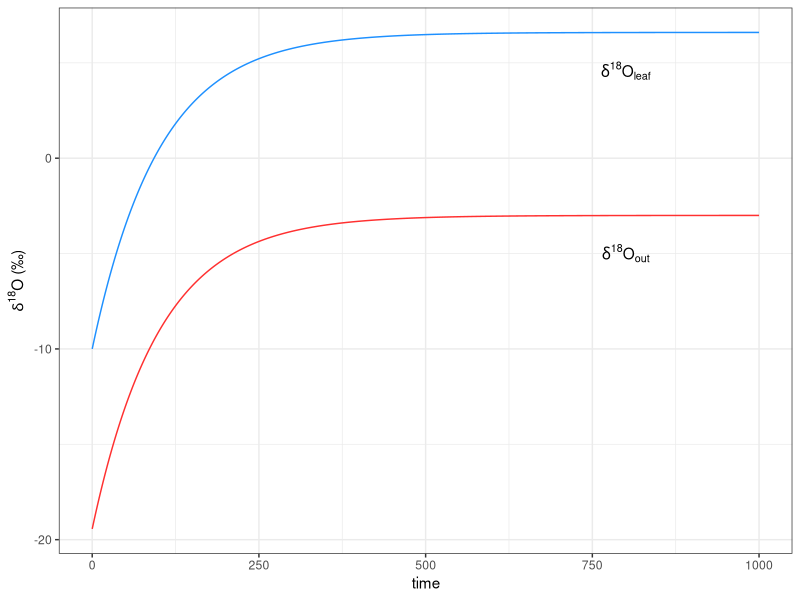
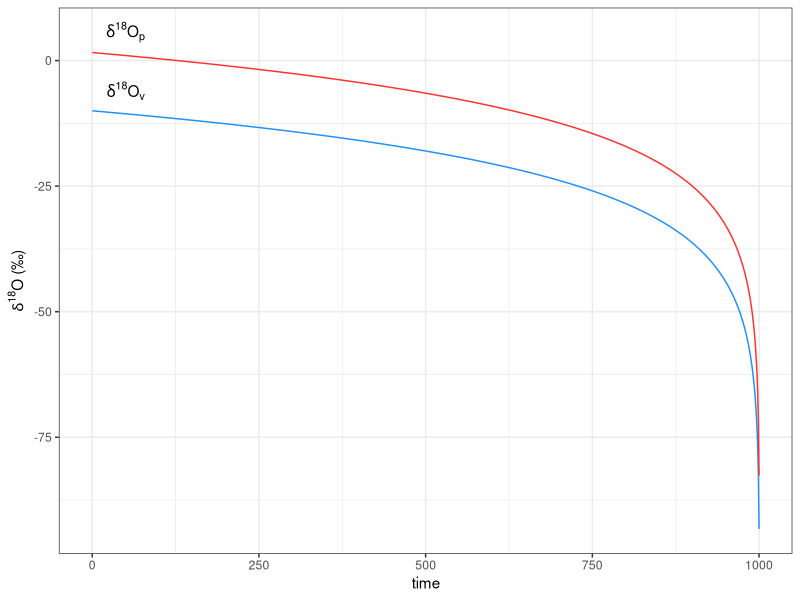
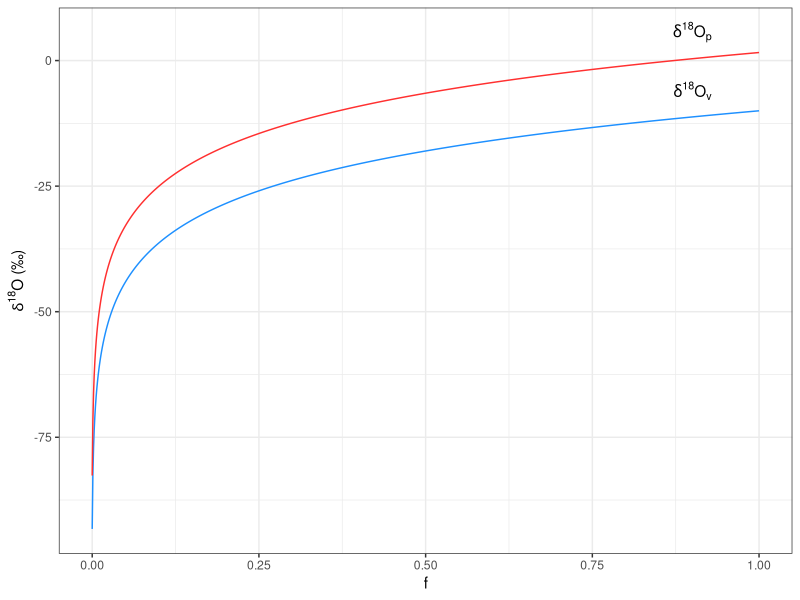

R code for these plots, in order:
library(tidyverse)

# photosynthesis ----
delta_in = -3
temp = 22
alpha18_l_v = exp(-2.0667 * 10^-3 - 0.4156/(temp+273.15) + (1.137*10^3)/(temp+273.15)^2) # Majoube (1971)

dt = 1 # time step
time = seq(0, 1000, dt) # s

results = data.frame("time" = time)
results$delta_leaf[1] = -10
results$M_leaf[1] = 1 # mass of Oxygen in leaf - unit:gram
F_in = results$M_leaf[1] / 100  # influx - g/s
F_out = F_in

for (i in 1:(length(time)-1)) {
  results$M_leaf[i+1]  = results$M_leaf[i] + F_in - F_out
  results$delta_out[i] = (1000 + results$delta_leaf[i]) / alpha18_l_v - 1000
  Delta_leaf = ((delta_in - results$delta_leaf[i]) * F_in / results$M_leaf[i] -
    (results$delta_out[i] - results$delta_leaf[i]) * F_out / results$M_leaf[i]) * dt
  results$delta_leaf[i+1] = results$delta_leaf[i] + Delta_leaf
}
results$delta_out[i+1] = (1000 + results$delta_leaf[i+1]) / alpha18_l_v - 1000

ggplot(results) +
  geom_line(aes(x = time, y = delta_leaf), color = "dodgerblue") +
  geom_line(aes(x = time, y = delta_out), color = "firebrick1") +
  theme_bw() +
  annotate("text", x = 800, y = results$delta_out[i+1] - 2, label = expression(delta^"18"*"O"[out])) +
  annotate("text", x = 800, y = results$delta_leaf[i+1] - 2, label = expression(delta^"18"*"O"[leaf])) +
  labs(y = expression(delta^"18"*"O (\u2030)"))


# Rayleigh ----
temp = 0
alpha18_l_v = exp(-2.0667 * 10^-3 - 0.4156/(temp+273.15) + (1.137*10^3)/(temp+273.15)^2) # Majoube (1971)

dt = 1 # time step
time = seq(0, 1000, dt) # s

results = data.frame("time" = time)
results$delta_v[1] = -10
results$M_v[1] = 1 # mass of water vapor in cloud - unit:gram
results$f[1] = 1 # fraction of remaining vapor
F_out = results$M_v[1] / 1000  # influx - g/s

for (i in 1:(length(time)-1)) {
  results$M_v[i+1]  = results$M_v[i] - F_out
  results$f[i+1] = results$M_v[i+1] / results$M_v[1]
  results$delta_p[i] = (1000 + results$delta_v[i]) * alpha18_l_v - 1000
  Delta_v = - dt * (results$delta_p[i] - results$delta_v[i]) * F_out / results$M_v[i]
  results$delta_v[i+1] = results$delta_v[i] + Delta_v
}
results$delta_p[i+1] = (1000 + results$delta_v[i+1]) * alpha18_l_v - 1000

ggplot(results) +
  geom_line(aes(x = time, y = delta_v), color = "dodgerblue") +
  geom_line(aes(x = time, y = delta_p), color = "firebrick1") +
  theme_bw() +
  annotate("text", x = 50, y = results$delta_p[1] + 4, label = expression(delta^"18"*"O"[p])) +
  annotate("text", x = 50, y = results$delta_v[1] + 4, label = expression(delta^"18"*"O"[v])) +
  labs(y = expression(delta^"18"*"O (\u2030)"))

ggplot(results) +
  geom_line(aes(x = f, y = delta_v), color = "dodgerblue") +
  geom_line(aes(x = f, y = delta_p), color = "firebrick1") +
  theme_bw() +
  annotate("text", x = 0.9, y = results$delta_p[1] + 4, label = expression(delta^"18"*"O"[p])) +
  annotate("text", x = 0.9, y = results$delta_v[1] + 4, label = expression(delta^"18"*"O"[v])) +
  labs(y = expression(delta^"18"*"O (\u2030)"))

